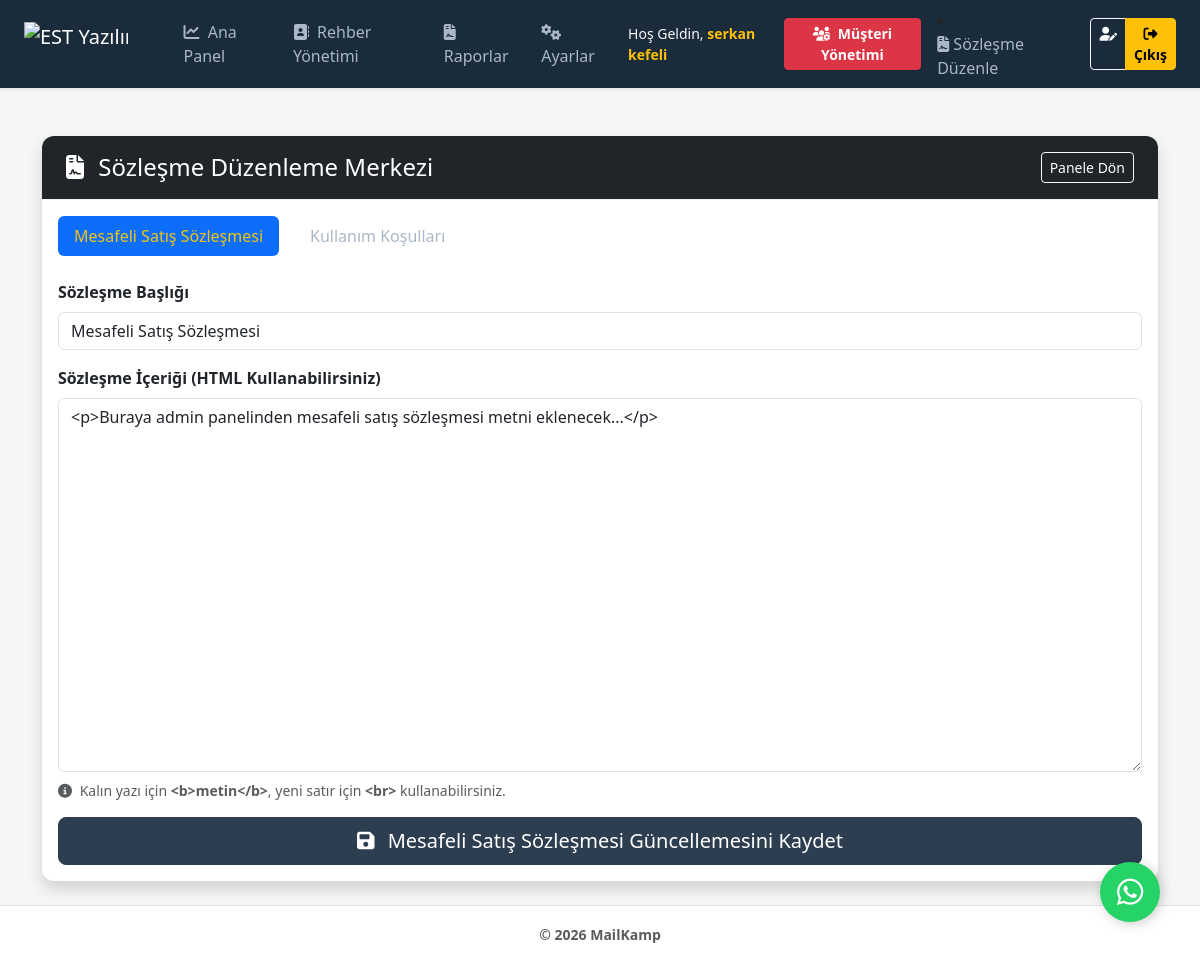
The app's page /admin/legal-edit (signed in) with its own data.
### tables this page shows
CREATE TABLE users (id INTEGER PRIMARY KEY AUTOINCREMENT, ad_soyad TEXT, email TEXT UNIQUE, password_hash TEXT, is_admin INTEGER DEFAULT 0, auth_code TEXT, is_blocked INTEGER DEFAULT 0, api_key TEXT, plan_type TEXT DEFAULT 'free', sent_this_month INTEGER DEFAULT 0);

CREATE TABLE legal_texts (
            id INTEGER PRIMARY KEY AUTOINCREMENT,
            slug TEXT UNIQUE,
            baslik TEXT,
            icerik TEXT
        );

### routes/admin.py (the view, shortened to what this page needs)
@admin_bp.route('/admin/legal-edit', methods=['GET', 'POST'])
@login_required
def admin_legal_edit():
    if not current_user.is_admin: return redirect(url_for('main.dashboard'))
    conn = sqlite3.connect(DB_NAME)
    cursor = conn.cursor()
    cursor.execute("SELECT * FROM legal_texts")
    texts = cursor.fetchall()
    conn.close()
    return render_template('admin_legal_edit.html', texts=texts)

### models.py (called while the page is built)
@login_manager.user_loader
def load_user(user_id):
    conn = sqlite3.connect(DB_NAME)
    cursor = conn.cursor()
    try:
        cursor.execute("SELECT id, ad_soyad, is_admin, email, is_blocked, plan_type FROM users WHERE id = ?", (user_id,))
    except Exception:
        cursor.execute("SELECT id, ad_soyad, is_admin, email FROM users WHERE id = ?", (user_id,))
    u = cursor.fetchone()
    conn.close()
    if u:
        is_blocked = u[4] if len(u) > 4 and u[4] is not None else 0
        plan_type = u[5] if len(u) > 5 and u[5] is not None else 'free'
        return User(id=u[0], ad_soyad=u[1], is_admin=u[2], email=u[3], is_blocked=is_blocked, plan_type=plan_type)
    return None

### templates/admin_legal_edit.html (shortened to what this page needs)
{% extends "base.html" %}
{% block content %}
<div class="container mt-5">
    <div class="card shadow border-0">
        <div class="card-header bg-dark text-white d-flex justify-content-between align-items-center">
            <h4 class="mb-0"><i class="fas fa-file-contract me-2"></i> Sözleşme Düzenleme Merkezi</h4>
            <a href="{{ url_for('dashboard') }}" class="btn btn-sm btn-outline-light">Panele Dön</a>
        </div>
        <div class="card-body">
            <ul class="nav nav-pills mb-4" id="pills-tab" role="tablist">
                {% for text in texts %}
                <li class="nav-item" role="presentation">
                    <button class="nav-link {% if loop.first %}active{% endif %}" data-bs-toggle="pill"
                            data-bs-target="#tab-{{ text[1] }}" type="button">{{ text[2] }}</button>
                </li>
                {% endfor %}
            </ul>
            <div class="tab-content" id="pills-tabContent">
                {% for text in texts %}
                <div class="tab-pane fade {% if loop.first %}show active{% endif %}" id="tab-{{ text[1] }}">
                    <form action="{{ url_for('admin_legal_edit') }}" method="POST">
                        <div class="mb-3">
                            <label class="form-label fw-bold">Sözleşme Başlığı</label>
                            <input type="text" name="baslik" class="form-control" value="{{ text[2] }}" required>
                        </div>
                        <div class="mb-3">
                            <label class="form-label fw-bold">Sözleşme İçeriği (HTML Kullanabilirsiniz)</label>
                            <textarea name="icerik" class="form-control" rows="15" required>{{ text[3] }}</textarea>
                            <div class="form-text mt-2 text-muted">
                                <i class="fas fa-info-circle me-1"></i> Kalın yazı için <b>&lt;b&gt;metin&lt;/b&gt;</b>, yeni satır için <b>&lt;br&gt;</b> kullanabilirsiniz.
                            </div>
                        </div>
                        <div class="d-grid">
                            <button type="submit" class="btn btn-primary btn-lg">
                                <i class="fas fa-save me-2"></i> {{ text[2] }} Güncellemesini Kaydet
                            </button>
                        </div>
                    </form>
                </div>
                {% endfor %}
            </div>
        </div>
    </div>
</div>
{% endblock %}

### templates/base.html (shortened to what this page needs)
<!DOCTYPE html>
<html lang="tr">
<head>
    <link href="https://cdn.jsdelivr.net/npm/bootstrap@5.3.0/dist/css/bootstrap.min.css" rel="stylesheet">
    <link rel="stylesheet" href="https://cdnjs.cloudflare.com/ajax/libs/font-awesome/6.4.0/css/all.min.css">
</head>
<body>
<nav class="navbar navbar-expand-lg navbar-dark shadow-sm mb-4">
  <div class="container-fluid px-4">
    <a class="navbar-brand d-flex align-items-center me-5" href="/dashboard">
        <img src="{{ url_for('static', filename='images/logo.png') }}?v=2"
             alt="EST Yazılım"
             class="navbar-brand-logo">
    </a>
    <div class="collapse navbar-collapse" id="mainMenu">
      <ul class="navbar-nav me-auto mb-2 mb-lg-0">
        <li class="nav-item">
            <a class="nav-link {% if request.path == '/dashboard' %}active text-warning{% endif %}" href="/dashboard">
                <i class="fa-solid fa-chart-line me-1"></i> Ana Panel
            </a>
        </li>
        <li class="nav-item">
            <a class="nav-link {% if request.path == '/contacts' %}active text-warning{% endif %}" href="/contacts">
                <i class="fa-solid fa-address-book me-1"></i> Rehber Yönetimi
            </a>
        </li>
        <li class="nav-item">
            <a class="nav-link {% if request.path == '/reports' %}active text-warning{% endif %}" href="/reports">
                <i class="fa-solid fa-file-contract me-1"></i> Raporlar
            </a>
        </li>
        <li class="nav-item">
            <a class="nav-link {% if request.path == '/settings_page' %}active text-warning{% endif %}" href="/settings_page">
                <i class="fa-solid fa-gears me-1"></i> Ayarlar
            </a>
        </li>
      </ul>
      <div class="d-flex align-items-center gap-3">
          <span class="text-light small d-none d-md-inline">Hoş Geldin, <b class="text-warning">{{ current_user.ad_soyad }}</b></span>
          {% if current_user.is_admin == 1 %}
            <a href="/admin/users" class="btn btn-danger btn-sm fw-bold shadow-sm">
                <i class="fa-solid fa-users-gear me-1"></i> Müşteri Yönetimi
            </a>
          {% endif %}
      {% if current_user.is_admin %}
<li class="nav-item">
    <a class="nav-link" href="{{ url_for('admin_legal_edit') }}">
        <i class="fas fa-file-contract"></i>
        <span>Sözleşme Düzenle</span>
    </a>
</li>
{% endif %}
          <div class="btn-group">
              <a href="/profile" class="btn btn-outline-light btn-sm"><i class="fa-solid fa-user-pen"></i></a>
              <a href="/logout" class="btn btn-warning btn-sm fw-bold"><i class="fa-solid fa-right-from-bracket"></i> Çıkış</a>
          </div>
      </div>
    </div>
  </div>
</nav>
<div class="container-fluid px-4">
    {% block content %}{% endblock %}
</div>
<footer class="footer mt-auto py-3 bg-white border-top text-center mt-5">
    <div class="container">
        <span class="text-muted small fw-bold">© {{ now.year if now else '2026' }} MailKamp</span>
    </div>
</footer>
<a href="https://wa.me/905370254961?text=Merhaba,%20MailKamp%20hakkında%20destek%20almak%20istiyorum."
   class="whatsapp-float"
   target="_blank"
   rel="noopener noreferrer"
   title="WhatsApp Destek Hattı">
    <i class="fab fa-whatsapp"></i>
</a>
</body>
</html>

### templates/base.html (style rules this page uses)
body { background-color: #f4f7f6; font-family: 'Segoe UI', Tahoma, sans-serif; }
.navbar { background-color: #1a2b3c !important; min-height: 70px; }
.nav-link { font-weight: 500; color: #a9b7c6 !important; margin-right: 15px; transition: color 0.2s; }
.nav-link:hover, .nav-link.active { color: #f1c40f !important; }
.navbar-brand-logo { height: 45px; width: auto; max-width: 180px; object-fit: contain; transition: transform 0.2s; }
.card { border-radius: 12px; border: none; box-shadow: 0 4px 12px rgba(0,0,0,0.05); margin-bottom: 1.5rem; }
.card-header { border-bottom: 1px solid #f0f0f0; border-radius: 12px 12px 0 0 !important; padding: 1rem 1.5rem; background-color: #ffffff; }
.btn-primary { background-color: #2c3e50; border-color: #2c3e50; }
.whatsapp-float { position: fixed; width: 60px; height: 60px; bottom: 40px; right: 40px; background-color: #25d366; color: #FFF; border-radius: 50px; text-align: center; font-size: 30px; box-shadow: 2px 2px 12px rgba(0,0,0,0.2); z-index: 9999; transition: all 0.3s ease; display: flex; align-items: center; justify-content: center; text-decoration: none; animation: pulse-green 2s infinite; }

### records on screen
users: ad_soyad "serkan kefeli"
legal_texts: baslik "Mesafeli Satış Sözleşmesi", icerik "<p>Buraya admin panelinden mesafeli satış sözleşmesi metni eklenecek...</p>"
legal_texts: baslik "Kullanım Koşulları"

### other values on screen
{{ now.year if now else '2026' }} "2026"
